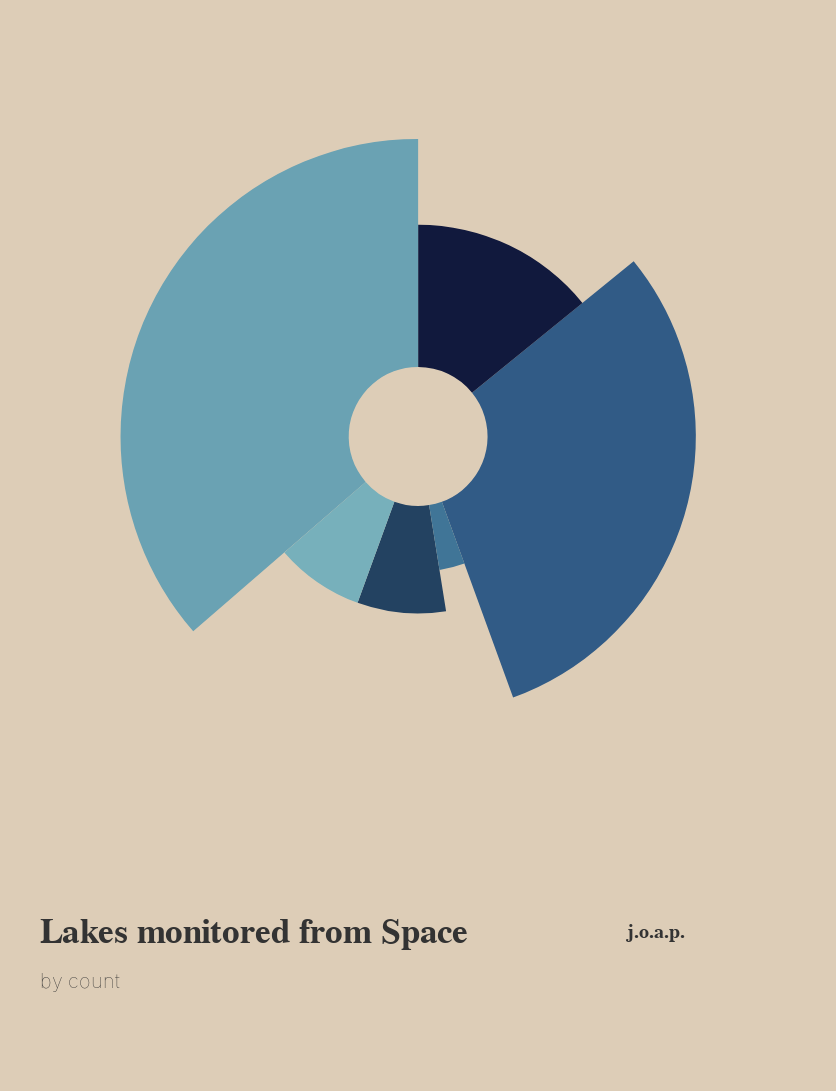

Notebook cell for this chart:
### Markdown cell above
### Posters

### Code cell
## Bauhaus Style Poster: Count

# main chart
continent_colors = {
    "Europe": "#6AA2B3",
    "Africa": "#234261",
    "Asia": "#315B86",
    "Australia": "#407597",
    "North America": "#11193D",
    "South America": "#77B0BB"
}

chart = alt.Chart(result).encode(
    theta=alt.Theta("percent_count:Q", stack=True),
    radius=alt.Radius("percent_count", scale=alt.Scale(type="sqrt", zero=True, rangeMin=70, rangeMax=300)),
    color=alt.Color("continent:N", scale=alt.Scale(domain=list(continent_colors.keys()), range=list(continent_colors.values())), legend=None),  # Color by continent
    order=alt.Order("order:Q", sort="ascending"),
    tooltip=['order','continent', 'area_km2']
).mark_arc(innerRadius=70, stroke="transparent"
).properties(
    width=763,
    height=800
)

# title text
title = alt.Chart().mark_text(
    text='Lakes monitored\nfrom Space',
    size=35,
    font='Helvetica',
    fontWeight='bold',
    color='#333333',
    align='left'
).encode(
    x=alt.value(0),
    y=alt.value(900)
)

# detail text
detail = alt.Chart().mark_text(
    text='cci lake data by count and continent',
    size=20,
    font='Helvetica',
    fontWeight='lighter',
    color='#333333',
    align='left'
).encode(
    x=alt.value(0),
    y=alt.value(950)
)

# Layering shapes and text
poster = alt.layer(chart, title, detail + logo).configure_view(
    strokeWidth=0,
    width=763,
    height=1080
).configure(
    padding={"left": 40, "top": 40, "right": 40, "bottom": 100},
    background='#DDCDB7'
).configure_view(
    strokeWidth=0
)

poster

### Figure 1 — Vega-Lite specification as saved in the notebook (floating-point values rounded to 4 significant figures)
{"config": {"view": {"continuousWidth": 400, "continuousHeight": 300, "strokeWidth": 0}, "background": "#DDCDB7", "padding": {"left": 40, "top": 40, "right": 40, "bottom": 100}}, "layer": [{"data": {"name": "data-da5fc68eb6d832df98854a329446a8ae"}, "mark": {"type": "arc", "innerRadius": 70, "stroke": "transparent"}, "encoding": {"color": {"field": "continent", "legend": null, "scale": {"domain": ["Europe", "Africa", "Asia", "Australia", "North America", "South America"], "range": ["#11193D", "#234261", "#315B86", "#407597", "#6AA2B3", "#77B0BB"]}, "type": "nominal"}, "order": {"field": "order", "sort": "ascending", "type": "quantitative"}, "radius": {"field": "percent_count", "scale": {"rangeMax": 300, "rangeMin": 70, "type": "sqrt", "zero": true}, "type": "quantitative"}, "theta": {"field": "percent_count", "stack": true, "type": "quantitative"}, "tooltip": [{"field": "order", "type": "quantitative"}, {"field": "continent", "type": "nominal"}, {"field": "area_km2", "type": "quantitative"}]}, "height": 800, "width": 763}, {"data": {"name": "empty"}, "mark": {"type": "text", "align": "left", "color": "#333333", "font": "Helvetica", "fontWeight": "bold", "size": 35, "text": "Lakes monitored\nfrom Space"}, "encoding": {"x": {"value": 0}, "y": {"value": 900}}}, {"layer": [{"data": {"name": "empty"}, "mark": {"type": "text", "align": "left", "color": "#333333", "font": "Helvetica", "fontWeight": "lighter", "size": 20, "text": "by count"}, "encoding": {"x": {"value": 0}, "y": {"value": 950}}}, {"data": {"name": "empty"}, "mark": {"type": "text", "align": "right", "color": "#333333", "font": "Helvetica", "fontWeight": "bold", "size": 20, "text": "j.o.a.p."}, "encoding": {"x": {"value": 650}, "y": {"value": 900}}}]}], "$schema": "https://vega.github.io/schema/vega-lite/v4.17.0.json", "datasets": {"data-da5fc68eb6d832df98854a329446a8ae": [{"continent": "Africa", "area_km2": 317100.0, "count": 162, "lat": 1.056, "lon": 23.9, "percent_area": 21.0, "percent_count": 8.0, "x": 2.0, "y": 1.0, "order": 5}, {"continent": "Asia", "area_km2": 296800.0, "count": 600, "lat": 40.86, "lon": 91.75, "percent_area": 20.0, "percent_count": 30.0, "x": 3.0, "y": 2.5, "order": 2}, {"continent": "Australia", "area_km2": 29520.0, "count": 53, "lat": -30.01, "lon": 133.6, "percent_area": 2.0, "percent_count": 3.0, "x": 3.0, "y": 1.0, "order": 4}, {"continent": "Europe", "area_km2": 111400.0, "count": 291, "lat": 55.43, "lon": 23.22, "percent_area": 7.0, "percent_count": 14.0, "x": 2.0, "y": 3.0, "order": 1}, {"continent": "North America", "area_km2": 615900.0, "count": 734, "lat": 52.08, "lon": -100.2, "percent_area": 41.0, "percent_count": 36.0, "x": 1.0, "y": 3.0, "order": 7}, {"continent": "South America", "area_km2": 135800.0, "count": 171, "lat": -23.62, "lon": -63.02, "percent_area": 9.0, "percent_count": 8.0, "x": 1.5, "y": 1.0, "order": 6}], "empty": [{}]}}
